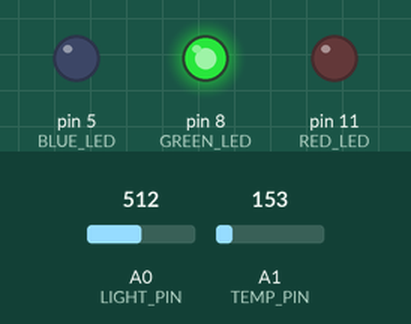
This sketch was run on a simulated Arduino Uno, built with avr-gcc and run on an emulated ATmega328P. On the bench: output pins drawn as LEDs (lit = HIGH). Inputs (shaded band) come from the test bench; at power-on: A1 (TEMP_PIN) = 153, A0 (LIGHT_PIN) = 512.

Above: at 1.8 s.
1.9 s: A1 (TEMP_PIN) set to 139
At 2.8 s:
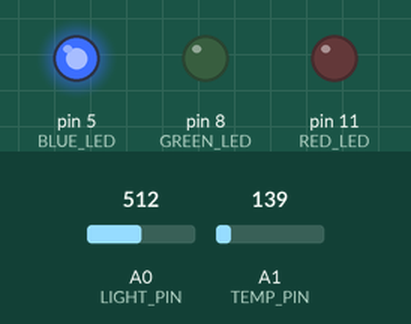
3.5 s: A0 (LIGHT_PIN) set to 430
5.2 s: A0 (LIGHT_PIN) set to 396
At 7.1 s:
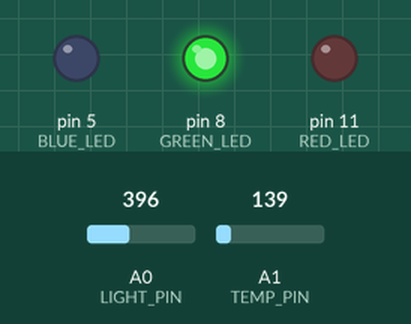
7.5 s: A1 (TEMP_PIN) set to 165
At 8.7 s:
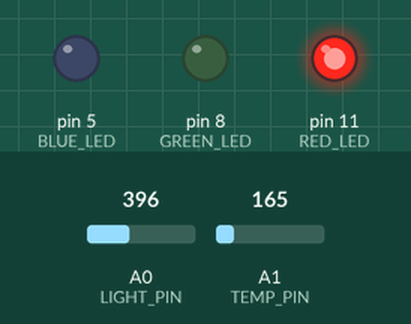
9.5 s: A1 (TEMP_PIN) set to 133
At 11.2 s:
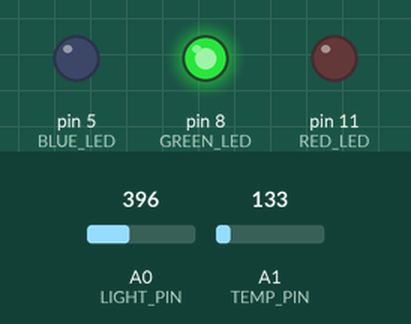
11.5 s: A1 (TEMP_PIN) set to 175
At 12.9 s:
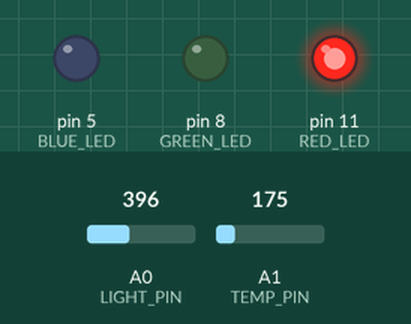
Timing chart, 0 to 14.5 s (numbered marks = the images above; inputs shaded):
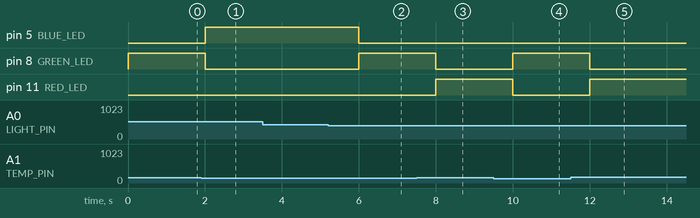

Measured:
- the behaviour switches between 146 and 145 on A1 (TEMP_PIN) (found by bisection; images 0 and 1)
- the behaviour switches between 415 and 414 on A0 (LIGHT_PIN) (found by bisection; images 1 and 2)
- after the input at 1.9 s, pin 5 (BLUE_LED): LOW → HIGH after 0.10 s; pin 8 (GREEN_LED): HIGH → LOW after 0.10 s
- after the input at 3.5 s, every drawn part: stays the same
- after the input at 5.2 s, pin 5 (BLUE_LED): HIGH → LOW after 0.80 s; pin 8 (GREEN_LED): LOW → HIGH after 0.80 s
- after the input at 7.5 s, pin 8 (GREEN_LED): HIGH → LOW after 0.50 s; pin 11 (RED_LED): LOW → HIGH after 0.50 s
- after the input at 9.5 s, pin 8 (GREEN_LED): LOW → HIGH after 0.50 s; pin 11 (RED_LED): HIGH → LOW after 0.50 s
- after the input at 11.5 s, pin 8 (GREEN_LED): HIGH → LOW after 0.50 s; pin 11 (RED_LED): LOW → HIGH after 0.50 s

The sketch:

e2.ino
```cpp
// (C) __Marcus Berggren, Carl Vågfelt Nihlmar, Ibrahim Alzoubi, group: 4 __ (2025)
// Work package 3
// Exercise 2
// Submission code: 175962

/**
* This program reads temperature and light values from sensors and controls
* three LED lights based on different thresholds of these readings. It signals
* with green (OK), red (too hot), blue (too cold).
*
* Purpose: To create a monitoring system that provides visual feedback through
* LEDs based on temperature and light conditions.
*
*/

// ---- Define section --------------------------------------------------------

#define RED_LED		 	11			// Red LED to digital port (DP) 11
#define GREEN_LED	 	8			// Green LED to DP 8
#define BLUE_LED	 	5			// Blue LED to DP 4
#define LIGHT_PIN		A0			// Light sensor to analog port A0
#define TEMP_PIN 		A1			// Temp sensor to analog port A1

#define WAIT_INTERVAL 1000			// Wait time 1 second

// ---- Function definitions ------------------------------------------------------

/*
* Function that changes the state of three LED lights based on parameters.
* @param red - Integer of 0 to 1
* @param green - Integer of 0 to 1
* @param blue - Integer of 0 to 1
*/
void update_leds(int red, int green, int blue) {
  digitalWrite(RED_LED, red);
  digitalWrite(GREEN_LED, green);
  digitalWrite(BLUE_LED, blue);
}

// ---- Variable declarations ---------------------------------------------------

int temp_value	 = 0;	// Initializing temp
int light_value	 = 0;	// Initializing light


// ---- Setup section -----------------------------------------------------------
//
void setup() {
  // Enable printing to serial monitor
  Serial.begin(9600);

  // Set red LED to output mode
  pinMode(RED_LED, OUTPUT);
  // Set green LED to output mode
  pinMode(GREEN_LED, OUTPUT);
  // set blue LED to output mode
  pinMode(BLUE_LED, OUTPUT);
  // Set light sensor to input mode
  pinMode(LIGHT_PIN, INPUT);
  // Set temperature sensor to input mode
  pinMode(TEMP_PIN, INPUT);
}

// ---- Loop section -----------------------------------------------------------
//
void loop() {

  // ---- Light Sensor Conversion ----
  /* Simple percentage conversion for light (0-100%)
  The analog reading (0-1023) is normally divided by 10.23 to get percentage
  Like so: light_value = analogRead(LIGHT) / 10.23;

  However, for TinkerCad, after empirical testing, for phototransistor the max
  value is 471 and for photoresistor the max value is 679, with current resistor,
  hence dividing or using map with 471 and 679 respectively to map max value to 100. */
  light_value = map(analogRead(LIGHT_PIN),0, 679, 0, 100);

  // ---- Temperature Sensor Conversion ----
  /* For TMP36 sensor, using a more straightforward conversion:
  1. Read analog value (0-1023)
  2. Convert to voltage (0-5V): analogValue * (5.0 / 1023.0)
  3. Convert voltage to Celsius: (voltage - 0.5) * 100 */
  float voltage = analogRead(TEMP_PIN) * (5.0 / 1023.0);
  temp_value = (voltage - 0.5) * 100;

  // When there is no light (completely dark)
  if (light_value == 0) {
    // Check temperature in dark conditions
    if (temp_value < -12) {
      // Very cold and dark - show green
      update_leds(LOW, HIGH, LOW);
    } else {
      // Not very cold but dark - show red
      update_leds(HIGH, LOW, LOW);
    }
    // Low light conditions (0-20)
  } else if (light_value <= 20) {
    // Check temperature in low light
    if (temp_value < -12) {
      // Very cold and low light - show blue
      update_leds(LOW, LOW, HIGH);
    } else if (temp_value > 0) {
      // Above freezing and low light - show red
      update_leds(HIGH, LOW, LOW);
    } else {
      // Between -12 and 0 with low light - show green
      update_leds(LOW, HIGH, LOW);
    }

    // Medium light conditions (21-60)
  } else if (light_value <= 60) {
    // Check temperature in medium light
    if (temp_value < 0) {
      // Below freezing in medium light - show blue
      update_leds(LOW, LOW, HIGH);
    } else if (temp_value > 20) {
      // Warm in medium light - show red
      update_leds(HIGH, LOW, LOW);
    } else {
      // Moderate temperature in medium light - show green
      update_leds(LOW, HIGH, LOW);
    }

    // Bright light conditions (>60)
  } else {
    // Check temperature in bright conditions
    if (temp_value >= 21) {
      // Hot and bright - show green
      update_leds(LOW, HIGH, LOW);
    } else {
      // Not hot but bright - show blue
      update_leds(LOW, LOW, HIGH);
    }
  }

  // Wait for 1 second before next reading
  delay(WAIT_INTERVAL);

}
```
